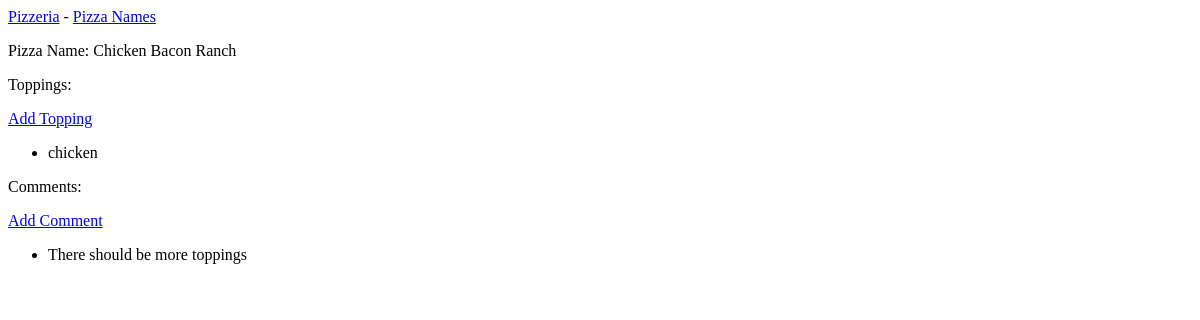
/pizzanames/5/, run on an earlier commit of the app's database.
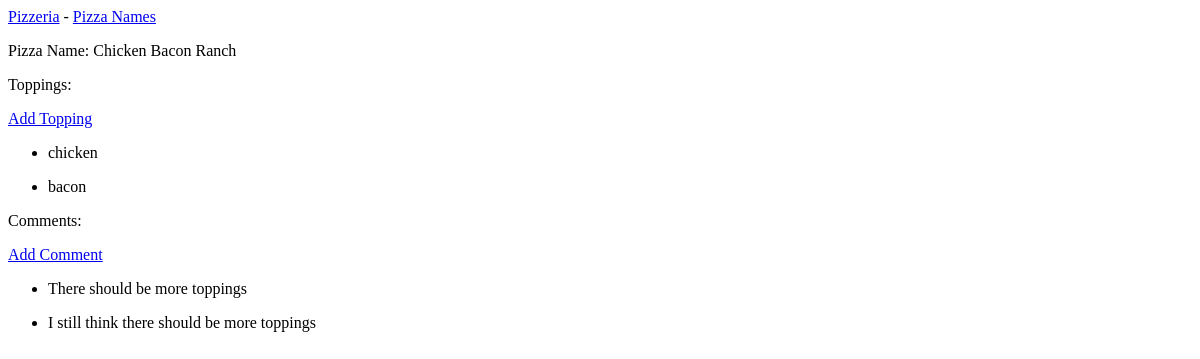
And on a later commit of the database.
### pizzas/models.py (models this page shows, shortened)
class PizzaName(models.Model):
    text = models.CharField(max_length=200)
    def __str__(self):
        return self.text

class Topping(models.Model):
    pizzaname = models.ForeignKey(PizzaName, on_delete=models.CASCADE)
    name = models.TextField()

class Comment(models.Model):
    pizzaname = models.ForeignKey(PizzaName, on_delete=models.CASCADE)
    comment = models.TextField()

### pizzas/views.py (the view)
# urls.py: path('pizzanames/<int:pizzaname_id>/', views.pizzaname, name='pizzaname'),
def pizzaname(request, pizzaname_id):
    pizzaname = PizzaName.objects.get(id=pizzaname_id) #pizzaname_id might not be right
    toppings = pizzaname.topping_set.order_by('pizzaname_id')
    comments = pizzaname.comment_set.order_by('pizzaname_id')
    context = {'pizzaname': pizzaname, 'toppings': toppings, 'comments': comments}
    return render(request, 'pizzas/pizzaname.html', context)

### pizzas/templates/pizzas/pizzaname.html
{% extends 'pizzas/base.html' %}
{% block content %}
  <p>Pizza Name: {{pizzaname}}</p>
  <p>Toppings:</p>
  <p>
    <a href="{% url 'pizzas:new_topping' pizzaname.id %}">Add Topping</a>
  </p>
  <ul>
  {% for topping in toppings %}
    <li>
      <p>{{topping.name|linebreaks }}</p>
    </li>
  {% empty %}
    <li>There are no toppings for this Pizza.</li>
  {% endfor %}
  </ul>
  <p>Comments:</p>
  <p>
    <a href="{% url 'pizzas:new_comment' pizzaname.id %}">Add Comment</a>
  </p>
  <ul>
  {% for comment in comments %}
    <li>
      <p>{{comment.comment|linebreaks }}</p>
    </li>
  {% empty %}
    <li>There are no comments for this Pizza.</li>
  {% endfor %}
  </ul>
{% endblock content %}

### pizzas/templates/pizzas/base.html
<p>
  <a href="{% url 'pizzas:index' %}">Pizzeria</a> -
  <a href="{% url 'pizzas:pizzanames' %}">Pizza Names</a>
</p>
{% block content %}{% endblock content %}

What changed in the data, as far as the page shows it:
added Topping: name "bacon"
added Comment: comment "I still think there should be more toppings"
